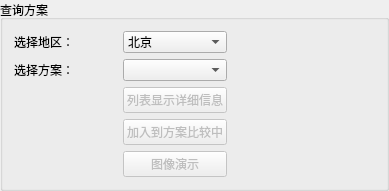
        <widget class="QGroupBox" name="groupBox_3">
         <property name="title">
          <string>查询方案</string>
         </property>
         <layout class="QGridLayout" name="gridLayout_3">
          <item row="0" column="0">
           <layout class="QGridLayout" name="gridLayout">
            <item row="0" column="0">
             <widget class="QLabel" name="label_9">
              <property name="text">
               <string>选择地区：</string>
              </property>
             </widget>
            </item>
            <item row="0" column="1">
             <widget class="QComboBox" name="comboArea_2">
              <property name="editable">
               <bool>false</bool>
              </property>
              <property name="currentIndex">
               <number>0</number>
              </property>
              <item>
               <property name="text">
                <string>北京</string>
               </property>
              </item>
              <item>
               <property name="text">
                <string>天津</string>
               </property>
              </item>
              <item>
               <property name="text">
                <string>河北</string>
               </property>
              </item>
              <item>
               <property name="text">
                <string>山西</string>
               </property>
              </item>
              <item>
               <property name="text">
                <string>内蒙古</string>
               </property>
              </item>
              <item>
               <property name="text">
                <string>辽宁</string>
               </property>
              </item>
              <item>
               <property name="text">
                <string>吉林</string>
               </property>
              </item>
              <item>
               <property name="text">
                <string>黑龙江</string>
               </property>
              </item>
              <item>
               <property name="text">
                <string>上海</string>
               </property>
              </item>
              <item>
               <property name="text">
                <string>江苏</string>
               </property>
              </item>
              <item>
               <property name="text">
                <string>浙江</string>
               </property>
              </item>
              <item>
               <property name="text">
                <string>安徽</string>
               </property>
              </item>
              <item>
               <property name="text">
                <string>福建</string>
               </property>
              </item>
              <item>
               <property name="text">
                <string>江西</string>
               </property>
              </item>
              <item>
               <property name="text">
                <string>山东</string>
               </property>
              </item>
              <item>
               <property name="text">
                <string>河南</string>
               </property>
              </item>
              <item>
               <property name="text">
                <string>湖北</string>
               </property>
              </item>
              <item>
               <property name="text">
                <string>湖南</string>
               </property>
              </item>
              <item>
               <property name="text">
                <string>广东</string>
               </property>
              </item>
              <item>
               <property name="text">
                <string>广西</string>
               </property>
              </item>
              <item>
               <property name="text">
                <string>海南</string>
               </property>
              </item>
              <item>
               <property name="text">
                <string>重庆</string>
               </property>
              </item>
              <item>
               <property name="text">
                <string>四川</string>
               </property>
              </item>
              <item>
               <property name="text">
                <string>贵州</string>
               </property>
              </item>
              <item>
               <property name="text">
                <string>云南</string>
               </property>
              </item>
              <item>
               <property name="text">
                <string>西藏</string>
               </property>
              </item>
              <item>
               <property name="text">
                <string>陕西</string>
               </property>
              </item>
              <item>
               <property name="text">
                <string>甘肃</string>
               </property>
              </item>
              <item>
               <property name="text">
                <string>青海</string>
               </property>
              </item>
              <item>
               <property name="text">
                <string>宁夏</string>
               </property>
              </item>
              <item>
               <property name="text">
                <string>新疆</string>
               </property>
              </item>
             </widget>
            </item>
            <item row="1" column="0">
             <widget class="QLabel" name="label_12">
              <property name="text">
               <string>选择方案：</string>
              </property>
             </widget>
            </item>
            <item row="1" column="1">
             <widget class="QComboBox" name="comboBox_2"/>
            </item>
            <item row="2" column="1">
             <widget class="QPushButton" name="pushButton_5">
              <property name="enabled">
               <bool>false</bool>
              </property>
              <property name="text">
               <string>列表显示详细信息</string>
              </property>
             </widget>
            </item>
            <item row="3" column="0" rowspan="2">
             <spacer name="horizontalSpacer_2">
              <property name="orientation">
               <enum>Qt::Horizontal</enum>
              </property>
              <property name="sizeHint" stdset="0">
               <size>
                <width>103</width>
                <height>20</height>
               </size>
              </property>
             </spacer>
            </item>
            <item row="3" column="1">
             <widget class="QPushButton" name="pushButton_6">
              <property name="enabled">
               <bool>false</bool>
              </property>
              <property name="text">
               <string>加入到方案比较中</string>
              </property>
             </widget>
            </item>
            <item row="4" column="1">
             <widget class="QPushButton" name="pushButton_7">
              <property name="enabled">
               <bool>false</bool>
              </property>
              <property name="text">
               <string>图像演示</string>
              </property>
             </widget>
            </item>
            <item row="4" column="2">
             <spacer name="horizontalSpacer">
              <property name="orientation">
               <enum>Qt::Horizontal</enum>
              </property>
              <property name="sizeHint" stdset="0">
               <size>
                <width>148</width>
                <height>20</height>
               </size>
              </property>
             </spacer>
            </item>
           </layout>
          </item>
         </layout>
        </widget>
